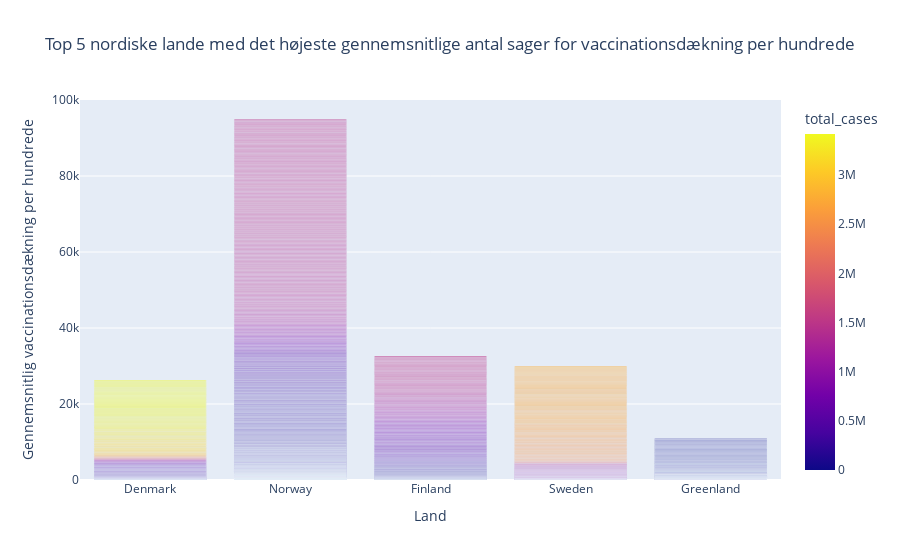

Notebook code for this chart:
### Markdown cell above
With these two plots, we can piece things a bit more together. All countries had a pretty slow start, but increased their vaccine coverage as more cases happened.

### Code cell
# filtrere data_hypothesis_2 for kun nordiske lande
data_hypothesis_2_subset = data_hypothesis_2[data_hypothesis_2['location'].isin(nordic_countries)]

# De nordiske lande med det højeste gennemsnitlige antal sager for vaccinationsdækning per hundred
top_5_nordic_countries = data_hypothesis_2_subset[data_hypothesis_2_subset['location'].isin(nordic_countries)].groupby('location')['total_vaccinations_per_hundred'].mean().nlargest(5).index

# subset af data, der kun indeholder de nordiske lande med det højeste gennemsnitlige antal sager for vaccinationsdækning per hundred
top_5_nordic_data = data_hypothesis_2_subset.sort_values('total_vaccinations_per_hundred', ascending=True)
# søjlediagram med plotly for de nordiske lande med farvefulde søjler baseret på total_cases
fig = px.bar(top_5_nordic_data, x='location', y='total_vaccinations_per_hundred', color='total_cases',
             labels={'total_vaccinations_per_hundred': 'Gennemsnitlig vaccinationsdækning per hundrede', 'location': 'Land'},
             title='Top 5 nordiske lande med det højeste gennemsnitlige antal sager for vaccinationsdækning per hundrede')

# Vis plottet
fig.show()
#test til

### Figure 1 — Plotly figure (JSON) as saved in the notebook; plotly's stock layout.template omitted (floating-point values rounded to 4 significant figures; data arrays with more than 128 entries replaced by an {"elided": "..."} marker saying what was removed)
{"data": [{"alignmentgroup": "True", "hovertemplate": "Land=%{x}<br>Gennemsnitlig vaccinationsdækning per hundrede=%{y}<br>total_cases=%{marker.color}<extra></extra>", "legendgroup": "", "marker": {"color": {"elided": "1318 int values"}, "coloraxis": "coloraxis", "pattern": {"shape": ""}}, "name": "", "offsetgroup": "", "orientation": "v", "showlegend": false, "textposition": "auto", "type": "bar", "x": {"elided": "1318 str values"}, "xaxis": "x", "y": {"elided": "1318 float values"}, "yaxis": "y"}], "layout": {"barmode": "relative", "coloraxis": {"colorbar": {"title": {"text": "total_cases"}}, "colorscale": [[0, "#0d0887"], [0.1111, "#46039f"], [0.2222, "#7201a8"], [0.3333, "#9c179e"], [0.4444, "#bd3786"], [0.5556, "#d8576b"], [0.6667, "#ed7953"], [0.7778, "#fb9f3a"], [0.8889, "#fdca26"], [1, "#f0f921"]]}, "legend": {"tracegroupgap": 0}, "title": {"text": "Top 5 nordiske lande med det højeste gennemsnitlige antal sager for vaccinationsdækning per hundrede"}, "xaxis": {"anchor": "y", "domain": [0, 1], "title": {"text": "Land"}}, "yaxis": {"anchor": "x", "domain": [0, 1], "title": {"text": "Gennemsnitlig vaccinationsdækning per hundrede"}}}}
